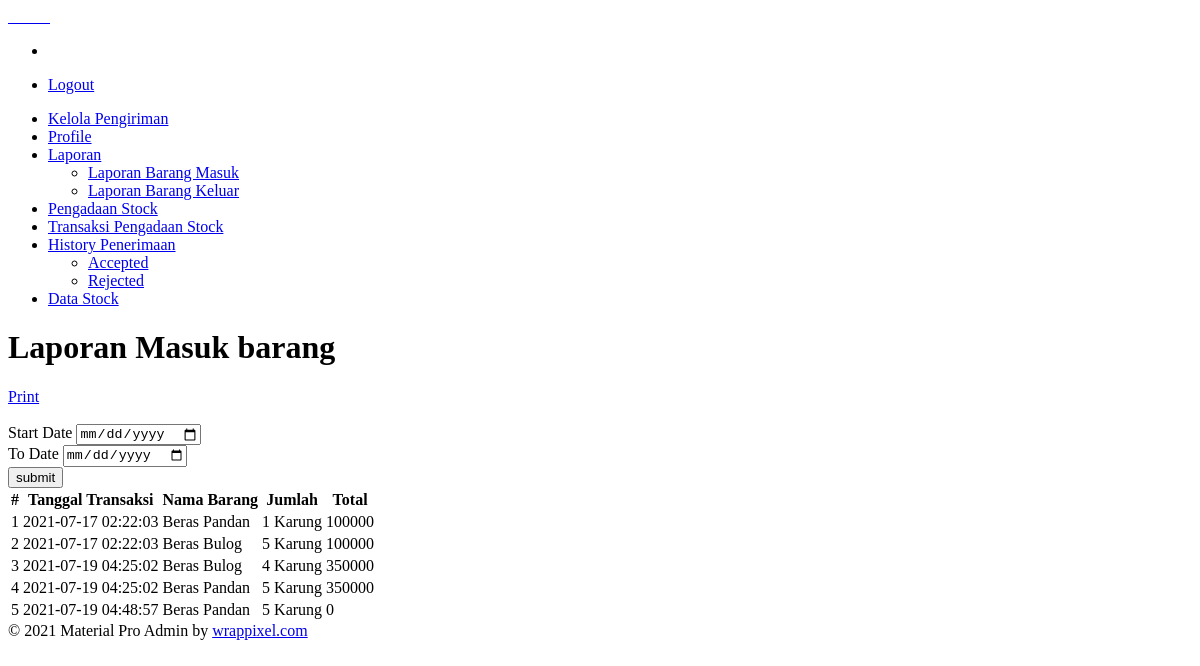
Page /gudang/index.php?page=laporanmasuk (signed in) on the earlier database version.
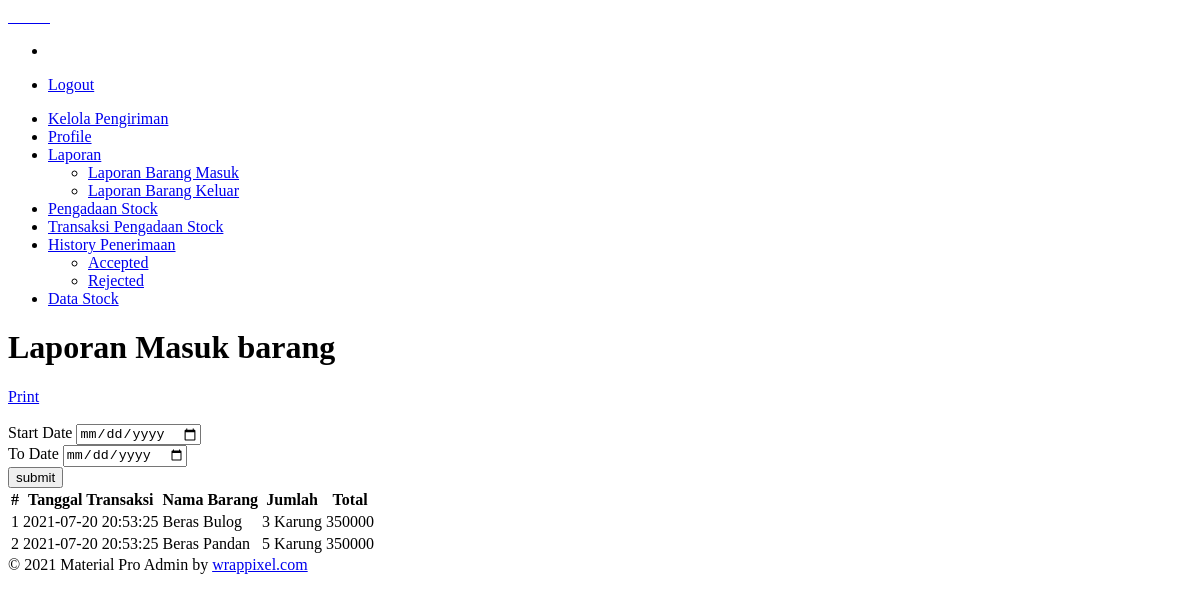
Same page on the later database version.
### tables this page shows
CREATE TABLE `tb_pengadaan_stock_detail` (
  `id` int(11) NOT NULL,
  `id_pengadaan_stock` int(11) NOT NULL,
  `id_item` varchar(40) NOT NULL,
  `harga` double NOT NULL,
  `qty` int(11) NOT NULL,
  `appproved_by` varchar(40) DEFAULT NULL,
  `status` varchar(20) DEFAULT NULL,
  `is_rejected` tinyint(2) DEFAULT NULL,
  `qty_rejected` int(100) DEFAULT NULL
);

CREATE TABLE `tb_pengadaan_stock` (
  `Id` int(11) NOT NULL,
  `tanggal_transaksi` datetime DEFAULT CURRENT_TIMESTAMP,
  `tanggal_pengiriman` date DEFAULT NULL,
  `Total` double DEFAULT NULL,
  `is_approve` tinyint(1) DEFAULT NULL,
  `supplier_nohp` varchar(40) NOT NULL,
  `no_po` varchar(20) NOT NULL,
  `status` int(11) DEFAULT NULL
);

CREATE TABLE `tb_barang` (
  `Id_barang` int(11) NOT NULL,
  `Nama_barang` varchar(40) NOT NULL,
  `stock` int(11) DEFAULT NULL,
  `harga_beli` double NOT NULL,
  `harga` double NOT NULL,
  `gambar` varchar(100) DEFAULT NULL
);

### gudang/laporan/laporanmasuk.php (the view, shortened to what this page needs)
<?php
    $startDate=null;
    $toDate=null;
    if($startDate && $toDate){
        $urlPrint="http://localhost/ricemil/document/index.php?template=laporanmasuk&startDate=$startDate&toDate=$toDate";
    }else{
        $urlPrint="http://localhost/ricemil/document/index.php?template=laporanmasuk&startDate=";
    }
?>
<h1>Laporan Masuk barang</h1>
<a href="<?php echo $urlPrint ?>" target="_blank" class="btn btn-primary" type="button">
    Print
</a>
<br>
<br>
<div id="collapseExample">
  <div class="card card-body">
  <form action="" method='POST'>
    <div class="row">
        <div class="col-md-5">
            <label for="startDate">Start Date</label>
            <input type="date" class='form-control' name='startDate' value="<?= $startDate ?>">
        </div>
        <div class="col-md-5">
            <label for="startDate">To Date</label>
            <input type="date" class='form-control' name='toDate' value="<?= $toDate ?>">
        </div>
        <div class="col-md-2">
            <input type="submit" value="submit" class='form-control btn-info' name='submit' >
        </div>
    </div>
  </form>
  </div>
</div>
<table class="table user-table">
    <thead>
        <tr>
            <th class="border-top-0">#</th>
            <th class="border-top-0">Tanggal Transaksi</th>
            <th class="border-top-0">Nama Barang</th>
            <th class="border-top-0">Jumlah</th>
            <th class="border-top-0">Total</th>
        </tr>
    </thead>
    <tbody>
        <?php
        if($startDate && $toDate){
            $query = "SELECT * FROM tb_pengadaan_stock_detail TPSD
                    LEFT JOIN tb_pengadaan_stock TPS ON TPS.Id=TPSD.id_pengadaan_stock
                    LEFT JOIN tb_barang TB ON TB.Id_barang=TPSD.id_item
                    WHERE DATE(TPS.tanggal_transaksi) BETWEEN '$startDate' AND '$toDate'";
        }else{
            $query = "SELECT * FROM tb_pengadaan_stock_detail TPSD
                        LEFT JOIN tb_pengadaan_stock TPS ON TPS.Id=TPSD.id_pengadaan_stock
                        LEFT JOIN tb_barang TB ON TB.Id_barang=TPSD.id_item";
        }
        $result = mysqli_query($conn, $query);
        $num=0;
        while ($row = mysqli_fetch_assoc($result)) {
            $num=$num+1;
        ?>
            <tr>
                <td><?php echo $num ?></td>
                <td><?php echo $row['tanggal_transaksi'] ?></td>
                <td><?php echo $row['Nama_barang'] ?></td>
                <td><?php echo $row['qty'] - $row['qty_rejected'] ?> Karung</td>
                <td><?php echo $row['Total'] ?></td>
            </tr>
        <?php
        }
        ?>
    </tbody>
</table>

Differences in the rows shown:
removed tb_pengadaan_stock_detail: id_pengadaan_stock.tanggal_transaksi "2021-07-17 02:22:03", tb_barang.Nama_barang "Beras Pandan", $row['qty']-$row['qty_rejected'] "1", id_pengadaan_stock.Total "100000"
removed tb_pengadaan_stock_detail: id_pengadaan_stock.tanggal_transaksi "2021-07-17 02:22:03", tb_barang.Nama_barang "Beras Bulog", $row['qty']-$row['qty_rejected'] "5", id_pengadaan_stock.Total "100000"
removed tb_pengadaan_stock_detail: id_pengadaan_stock.tanggal_transaksi "2021-07-19 04:25:02", tb_barang.Nama_barang "Beras Bulog", $row['qty'] - $row['qty_rejected'] "4", id_pengadaan_stock.Total "350000"
removed tb_pengadaan_stock_detail: id_pengadaan_stock.tanggal_transaksi "2021-07-19 04:25:02", tb_barang.Nama_barang "Beras Pandan", $row['qty']-$row['qty_rejected'] "5", id_pengadaan_stock.Total "350000"
removed tb_pengadaan_stock_detail: id_pengadaan_stock.tanggal_transaksi "2021-07-19 04:48:57", tb_barang.Nama_barang "Beras Pandan", $row['qty']-$row['qty_rejected'] "5", id_pengadaan_stock.Total "0"
added tb_pengadaan_stock_detail: id_pengadaan_stock.tanggal_transaksi "2021-07-20 20:53:25", tb_barang.Nama_barang "Beras Bulog", $row['qty'] - $row['qty_rejected'] "3", id_pengadaan_stock.Total "350000"
added tb_pengadaan_stock_detail: id_pengadaan_stock.tanggal_transaksi "2021-07-20 20:53:25", tb_barang.Nama_barang "Beras Pandan", $row['qty']-$row['qty_rejected'] "5", id_pengadaan_stock.Total "350000"
